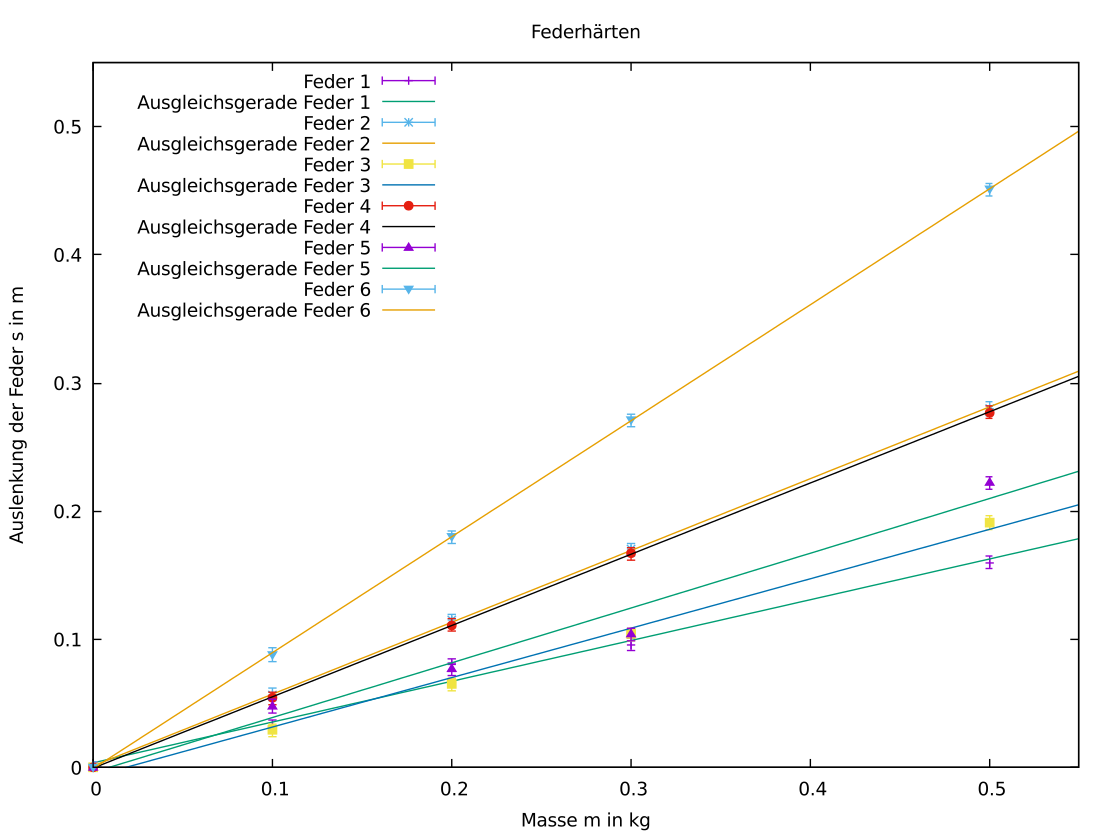

The gnuplot source for this figure:
set title 'Federhärten'
set xlabel 'Masse m in kg'
set ylabel 'Auslenkung der Feder s in m'
set fit errorvariables

d1(x)=a1+b1*x
d2(x)=a2+b2*x
d3(x)=a3+b3*x
d4(x)=a4+b4*x
d5(x)=a5+b5*x
d6(x)=a6+b6*x

a1=0.0000001
a2=0.0000001
a3=0.0000001
a4=0.0000001
a5=0.0000001
a6=0.0000001

b1=0.0001
b2=0.0001
b3=0.0001
b4=0.0001
b5=0.0001
b6=0.0001

fit d1(x) 'hardness.dat' using ($1*1e-03):($2*1e-03):(5e-03) yerrors via a1, b1
fit d2(x) 'hardness.dat' using ($1*1e-03):($3*1e-03):(5e-03) yerrors via a2, b2
fit d3(x) 'hardness.dat' using ($1*1e-03):($4*1e-03):(5e-03) yerrors via a3, b3
fit d4(x) 'hardness.dat' using ($1*1e-03):($5*1e-03):(5e-03) yerrors via a4, b4
fit d5(x) 'hardness.dat' using ($1*1e-03):($6*1e-03):(5e-03) yerrors via a5, b5
fit d6(x) 'hardness.dat' using ($1*1e-03):($7*1e-03):(5e-03) yerrors via a6, b6

dmax1(x) = (a1 - a1_err) + x * (b1 + b1_err)
dmin1(x) = (a1 + a1_err) + x * (b1 - b1_err)
dmax2(x) = (a2 - a2_err) + x * (b2 + b2_err)
dmin2(x) = (a2 + a2_err) + x * (b2 - b2_err)
dmax3(x) = (a3 - a3_err) + x * (b3 + b3_err)
dmin3(x) = (a3 + a3_err) + x * (b3 - b3_err)
dmax4(x) = (a4 - a4_err) + x * (b4 + b4_err)
dmin4(x) = (a4 + a4_err) + x * (b4 - b4_err)
dmax5(x) = (a5 - a5_err) + x * (b5 + b5_err)
dmin5(x) = (a5 + a5_err) + x * (b5 - b5_err)
dmax6(x) = (a6 - a6_err) + x * (b6 + b6_err)
dmin6(x) = (a6 + a6_err) + x * (b6 - b6_err)

set xrange [0:0.55]
set yrange [0:0.55]

set terminal wxt size 800,600
set key top left

plot \
'hardness.dat' using ($1*1e-03):($2*1e-03):(5e-03) with yerrorbars title 'Feder 1', d1(x) title 'Ausgleichsgerade Feder 1', \
'hardness.dat' using ($1*1e-03):($3*1e-03):(5e-03) with yerrorbars title 'Feder 2', d2(x) title 'Ausgleichsgerade Feder 2', \
'hardness.dat' using ($1*1e-03):($4*1e-03):(5e-03) with yerrorbars title 'Feder 3', d3(x) title 'Ausgleichsgerade Feder 3', \
'hardness.dat' using ($1*1e-03):($5*1e-03):(5e-03) with yerrorbars title 'Feder 4', d4(x) title 'Ausgleichsgerade Feder 4', \
'hardness.dat' using ($1*1e-03):($6*1e-03):(5e-03) with yerrorbars title 'Feder 5', d5(x) title 'Ausgleichsgerade Feder 5', \
'hardness.dat' using ($1*1e-03):($7*1e-03):(5e-03) with yerrorbars title 'Feder 6', d6(x) title 'Ausgleichsgerade Feder 6'
